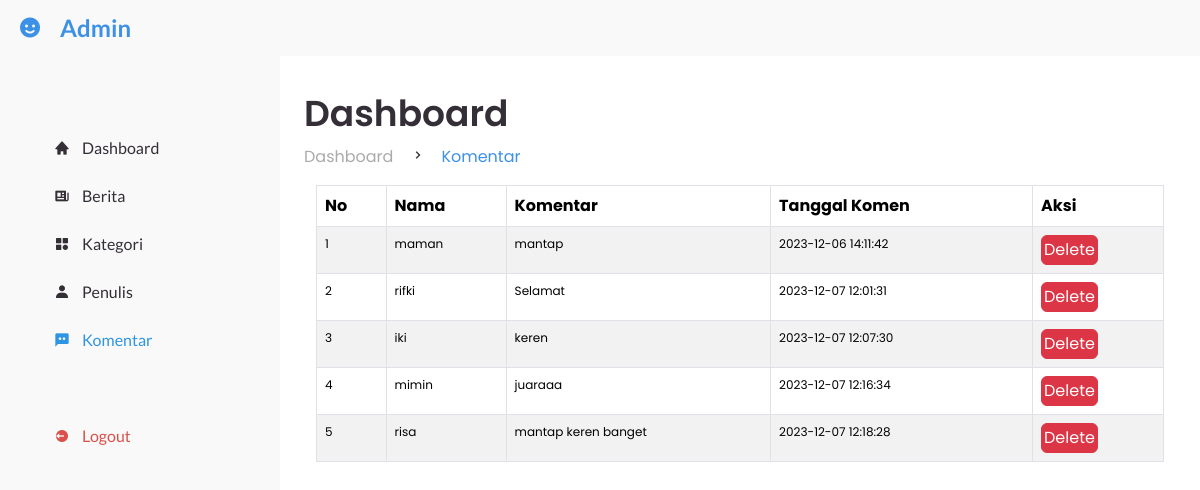
/admin/komentar.php, run on an earlier commit of the app's database.
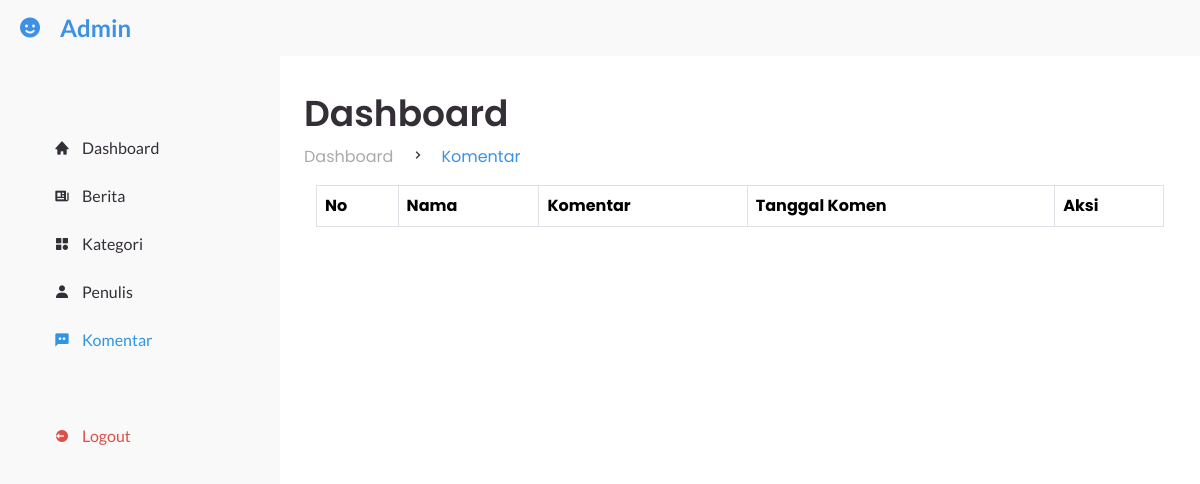
And on a later commit of the database.
### tables this page shows
CREATE TABLE `komen` (
  `id_komen` int(11) NOT NULL,
  `id_berita` int(11) NOT NULL,
  `nama` varchar(255) DEFAULT NULL,
  `isi_komen` text DEFAULT NULL,
  `tgl` timestamp NOT NULL DEFAULT current_timestamp() ON UPDATE current_timestamp()
);

### admin/komentar.php (the view, shortened to what this page needs)
<!DOCTYPE html>
<html lang="en">
<head>
	<link rel="stylesheet" href="style.css">
	<link href="https://cdn.jsdelivr.net/npm/bootstrap@5.3.2/dist/css/bootstrap.min.css" rel="stylesheet">
	<link rel="stylesheet" href="https://cdn.datatables.net/1.13.7/css/jquery.dataTables.css" />
	<link href='https://unpkg.com/boxicons@2.0.9/css/boxicons.min.css' rel='stylesheet'>
</head>
<body>
	<?php $page = 'komentar'; include "sidebar.php" ?>
	<section id="content">
		<nav>
		</nav>
		<main>
			<div class="head-title">
				<div class="left">
					<h1>Dashboard</h1>
					<ul class="breadcrumb">
						<li>
							<a href="#" class="nav-link">Dashboard</a>
						</li>
						<li><i class='bx bx-chevron-right'></i></li>
						<li>
							<a id="active" href="#" class="nav-link">Komentar</a>
						</li>
					</ul>
				</div>
			</div>
			<div class="container">
				<div class="row">
					<div class="col-md-12">
						<?php
						include '../koneksi.php';
						$query = mysqli_query($conn, "SELECT * FROM komen ORDER BY id_komen ASC");
						?>
						<table id="data-komen" class="table table-striped table-bordered border-top">
							<thead>
								<tr>
									<th>No</th>
									<th>Nama</th>
                                    <th>Komentar</th>
									<th>Tanggal Komen</th>
									<th>Aksi</th>
								</tr>
							</thead>
							<tbody>
								<?php
								if (mysqli_num_rows($query) > 0) {
									$no = 1;
									while ($data = mysqli_fetch_array($query)) {
								?>
										<tr>
											<td><?php echo $no ?></td>
											<td><?php echo $data["nama"] ?></td>
                                            <td><?php echo $data["isi_komen"] ?></td>
                                            <td><?php echo $data["tgl"] ?></td>
											<td><a href="proses_hapus.php?komen=<?php echo $data["id_komen"] ?>" onclick="return confirm('Apakah Anda yakin ingin menghapus data ini?')" class="btn btn-danger" style="padding:2px"> Delete </a></td>
										</tr>
									<?php $no++;
									} ?>
								<?php } ?>
							</tbody>
						</table>
					</div>
				</div>
			</div>
		</main>
	</section>
</body>
</html>

### admin/sidebar.php (shortened to what this page needs)
<!DOCTYPE html>
<html lang="en">
<head>
    <link rel="stylesheet" href="style.css">
    <link href="https://cdn.jsdelivr.net/npm/bootstrap@5.3.2/dist/css/bootstrap.min.css" rel="stylesheet">
    <link href='https://unpkg.com/boxicons@2.0.9/css/boxicons.min.css' rel='stylesheet'>
</head>
<body>
	<section id="sidebar">
		<a href="#" class="nav-link" id="brand">
			<i class='bx bxs-smile'></i>
			<span class="text">Admin</span>
		</a>
		<ul class="side-menu top">
			<li class="<?php if($page=='index'){echo 'active';} ?>">
				<a href="index.php" class="nav-link">
					<i class='bx bxs-home' ></i>
					<span class="text">Dashboard</span>
				</a>
			</li>
			<li class="<?php if($page=='berita'){echo 'active';} ?>">
				<a href="berita.php" class="nav-link">
					<i class='bx bxs-news'></i>
					<span class="text">Berita</span>
				</a>
			</li>
			<li class="<?php if($page=='kategori'){echo 'active';} ?>">
				<a href="kategori.php" class="nav-link">
					<i class='bx bxs-category'></i>
					<span class="text">Kategori</span>
				</a>
			</li>
			<li class="<?php if($page=='penulis'){echo 'active';} ?>">
				<a href="penulis.php" class="nav-link">
					<i class='bx bxs-user'></i>
					<span class="text">Penulis</span>
				</a>
			</li>
			<li class="<?php if($page=='komentar'){echo 'active';} ?>">
				<a href="komentar.php" class="nav-link">
					<i class='bx bxs-comment-dots'></i>
					<span class="text">Komentar</span>
				</a>
			</li>
		</ul>
		<ul class="side-menu">
			<li>
				<a href="proses_logout.php" class="nav-link" id="logout">
					<i class='bx bxs-log-out-circle' ></i>
					<span class="text">Logout</span>
				</a>
			</li>
		</ul>
	</section>
</body>
</html>

### admin/style.css (style rules this page uses)
* { margin: 0; padding: 0; box-sizing: border-box; }
a { text-decoration: none; }
li { list-style: none; }
:root { --poppins: 'Poppins', sans-serif; --lato: 'Lato', sans-serif; --light: #F9F9F9; --blue: #3C91E6; --light-blue: #CFE8FF; --grey: #eee; --dark-grey: #AAAAAA; --dark: #342E37; --red: #DB504A; --yellow: #FFCE26; --light-yellow: #FFF2C6; --orange: #FD7238; --light-orange: #FFE0D3; --green: #347C2C; --light-green: #C1FEC1; }
html { overflow-x: hidden; }
body { background: var(--grey); overflow-x: hidden; }
#sidebar { position: fixed; top: 0; left: 0; width: 280px; height: 100%; background: var(--light); z-index: 2000; font-family: var(--lato); transition: .3s ease; overflow-x: hidden; scrollbar-width: none; }
#sidebar #brand { font-size: 24px; font-weight: 700; height: 56px; display: flex; align-items: center; color: var(--blue); position: sticky; top: 0; left: 0; background: var(--light); z-index: 500; padding-bottom: 20px; box-sizing: content-box; }
#sidebar #brand .bx { min-width: 60px; display: flex; justify-content: center; }
#sidebar .side-menu { width: 100%; margin-top: 48px; }
#sidebar .side-menu li { height: 48px; background: transparent; margin-left: 6px; border-radius: 48px 0 0 48px; padding: 4px; }
.active a { color: #2D95E3!important; }
#sidebar .side-menu li a { width: 100%; height: 100%; background: var(--light); display: flex; align-items: center; border-radius: 48px; font-size: 16px; color: var(--dark); white-space: nowrap; overflow-x: hidden; }
#sidebar .side-menu li a#logout { color: var(--red); }
#sidebar .side-menu li a .bx { min-width: calc(60px - ((4px + 6px) * 2)); display: flex; justify-content: center; }
#content { position: relative; width: calc(100% - 280px); left: 280px; transition: .3s ease; }
#content nav { height: 56px; background: var(--light); padding: 0 24px; display: flex; grid-gap: 24px; font-family: var(--lato); position: sticky; top: 0; left: 0; z-index: 1000; }
#content main { width: 100%; padding: 36px 24px; font-family: var(--poppins); max-height: calc(100vh - 56px); overflow-y: auto; }
#content main .head-title { display: flex; align-items: center; justify-content: space-between; grid-gap: 16px; flex-wrap: wrap; }
#content main .head-title .left h1 { font-size: 36px; font-weight: 600; margin-bottom: 10px; color: var(--dark); }
#content main .head-title .left .breadcrumb { display: flex; align-items: center; grid-gap: 16px; }
#content main .head-title .left .breadcrumb li { color: var(--dark); }
#content main .head-title .left .breadcrumb li a { color: var(--dark-grey); pointer-events: none; }
#content main .head-title .left .breadcrumb li a#active { color: var(--blue); pointer-events: unset; }
td { font-size: 12px!important; }

What changed in the data, as far as the page shows it:
removed komen: nama "maman", isi_komen "mantap", tgl "2023-12-06 14:11:42"
removed komen: nama "rifki", isi_komen "Selamat", tgl "2023-12-07 12:01:31"
removed komen: nama "iki", isi_komen "keren", tgl "2023-12-07 12:07:30"
removed komen: nama "mimin", isi_komen "juaraaa", tgl "2023-12-07 12:16:34"
removed komen: nama "risa", isi_komen "mantap keren banget", tgl "2023-12-07 12:18:28"
